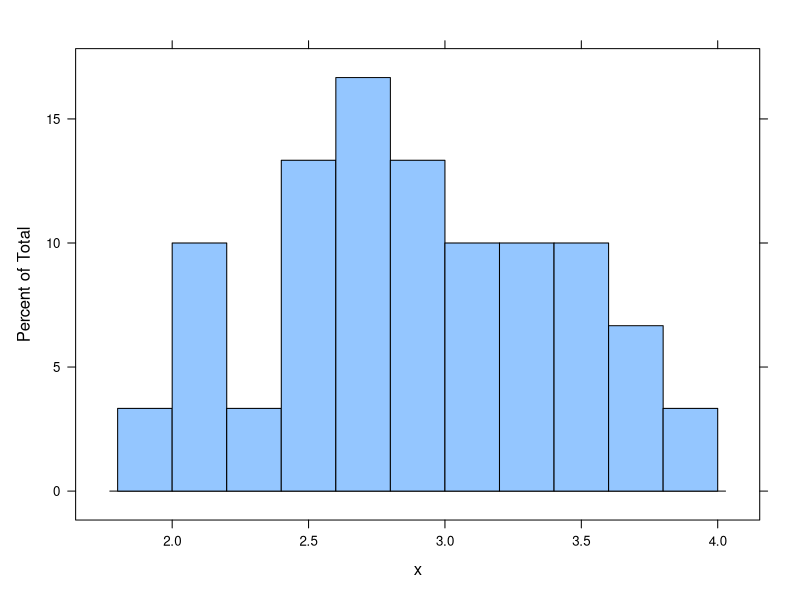
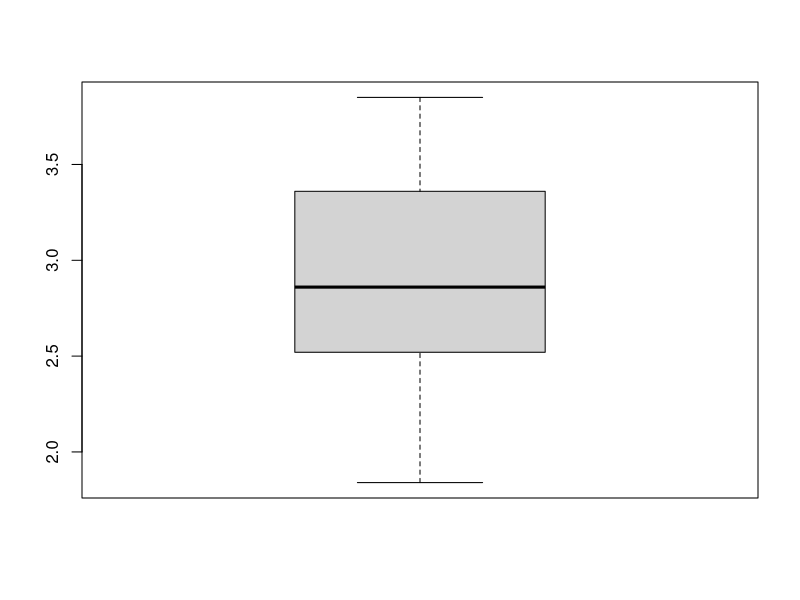

Generate these figures, in order, with R:
## ---- chunk 1
library(lattice)
## ---- chunk 2
#problem 1
x <- c(3.79, 2.99, 2.45, 2.14, 3.36, 2.05, 3.14, 3.54, 2.77, 2.91, 3.10, 1.84, 
       2.52, 3.22, 2.67, 2.52,2.71 ,2.75, 3.57, 3.85, 2.89, 2.83, 3.13, 2.44, 
       2.10, 3.71, 2.37, 2.68, 3.51, 3.37)
#(a)
Mean <- mean(x)
SD <- sd(x)
print(Mean)
print(SD)
#(b)
Histogram <- histogram(x,breaks=10)
print(Histogram)
#(c)
S_and_L <-stem(x,scale=2)
print(S_and_L)
#(d)
Box_plot <- boxplot(x)
print(Box_plot)
## ---- chunk 3
#problem 2
A <-factorial(9)
print(paste0(" constructor can place these houses on a street if 6 lots are on one side of the street and 3 lots are on the opposite side in ways of : ",A))
## ---- chunk 4
#problem 3
ways <- (factorial(365)/factorial(365-60))
print(paste0("No two students will have the same birth date in a class of size 60 have ways of :",ways))
## ---- chunk 5
#problem 4
#(a)
#P( tax-free bonds or mutual funds) = P(tax-free bonds) + P(mutual funds) - P(both)
P1<- 0.6+0.3-0.15
print(paste0("The probability of either tax-free bonds or mutual funds is:",P1))
#(b)
#P(neither tax-free bonds nor mutual funds)=1-P( tax-free bonds or mutual funds)
P2 <- 1-0.75
print(paste0("The probability of neither tax-free bonds nor mutual funds is:",P2))
## ---- chunk 6
#problem 5
#(a)
#5 cards can be hold in the ways of : 52!/(5!*(52-5)!) = 2598960
#3 aces can be hold in ways of: 4!/(3!*1!) = 4
#number of ways holding the other 2 cards: 48!/(2!*46!)=1128
#The probability of holding 3 aces is 4/2598960  
w_5 <- factorial(52)/(factorial(5)*factorial(52-5))
w_3 <- factorial(4)/(factorial(3)*1)
w_2 <- factorial(48)/(factorial(2)*factorial(46))
P_3 <- (w_3*w_2)/w_5

#(b)
#4 hearts can be hold in the ways of :13!/4!*9! =715
#1 club can be hold in the ways of : 13!/1!*12! = 13
#The probability of holding 4 hearts and 1 club is (13*715)/2598960
w_h <- factorial(13)/(factorial(4)*factorial(9))
w_c <- factorial(13)/(factorial(1)*factorial(12))
P_h_c <- (w_h *w_c)/w_5
## ---- chunk 7
#problem 6
#A vehicle entering the Luray Caverns has Canadian license plates is P(A) = 0.12
#A vehicle entering the Luray Caverns is a Camper is P(B) = 0.28
#A camper with Canadian license plates is P(A and B) = 0.09

#(a)
# The probability of a camper entering the Luray Caverns has Canadian license plates is P(A|B) = P(A and B)/ P(B) = 0.09/0.28 = 0.32143 
P1 <- 0.09/0.28

#(b)
#The probability of a vehicle with Canadian license plates entering the Luray Caverns is a camper is P(B|A) = P(A and B)/P(A) = 0.09/0.12 = 0.75
P2 <- 0.09/0.12

#(c)
# The probability of a vehicle entering the Luray Caverns does not have Canadian plates or is not a camper is : P(A'OR B') = 1- P(A and B) = 1-0.09 =0.91
P3 <- 1-0.09
## ---- chunk 8
#problem7
P_L<-0.75
P_S<-1-0.75
P_RL<-0.6
P_RS<-0.3
P_LR<-(0.6*0.75)/(0.6*0.75+0.3*0.25)
print(paste0("The probabilty for a randomly selected buyer purchases a roller and a can of paint and the paint is latex is:",P_LR))
## ---- chunk 9
#problem 8
# hand writted down








